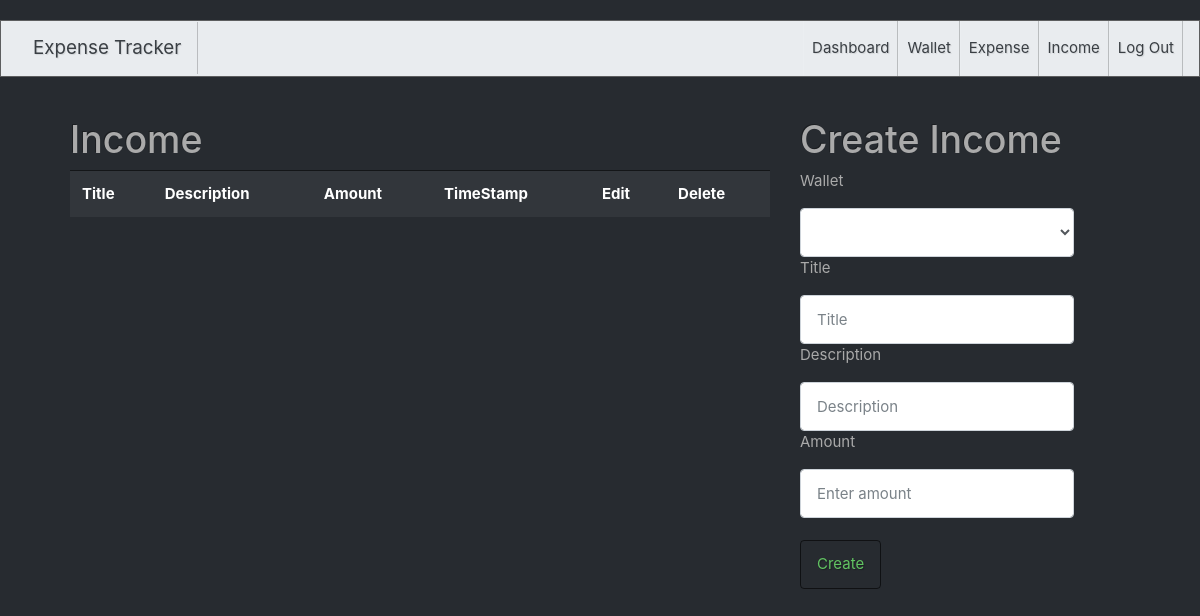
The page /income/ (signed in) on the database as committed earlier.
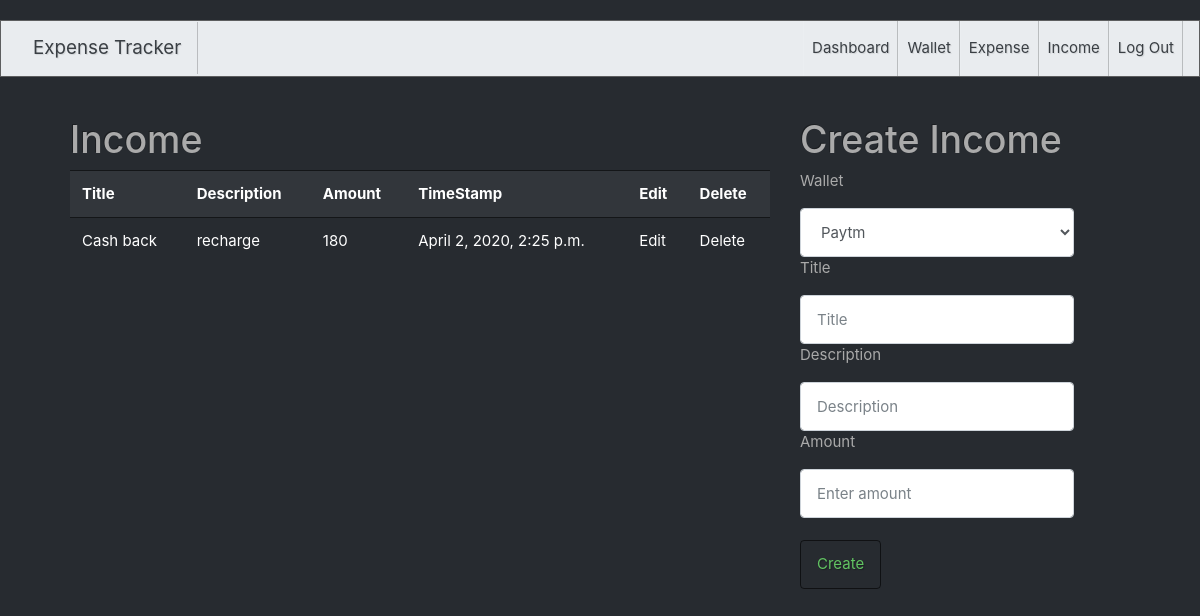
The same page on the database as committed later.
### tracker/models.py (models this page shows, shortened)
class Income(models.Model):
    title= models.CharField(max_length = 100 )
    description=models.TextField()
    Amount =models.IntegerField()
    timestamp =models.DateTimeField(auto_now=True)
    user=models.ForeignKey(User,on_delete=models.CASCADE,null=True,blank=True)
    wallet=models.ForeignKey(Wallet,on_delete=models.CASCADE,null=True,blank=True)

### tracker/views.py (the view)
# urls.py: path('income/',get_all_income),
def get_all_income(request):
    user=request.user
    all_wallet=Wallet.objects.filter(user=user)
    all_income=Income.objects.filter(user=user)
    return render(request,"income.html",{"income":all_income,"wallet":all_wallet})

### tracker/templates/income.html (shortened to what this page needs)
{% extends 'bootswatch.html' %}
{% block body %}
<div class="container" style="display: flex; width: 100%;padding: 20px;">
    <div style="margin-right: 30px;">
        <h1>Income</h1>
       <table class="table table-striped" style="width: 700px;">
           <tr>
               <th>Title</th>
               <th>Description</th>
               <th>Amount</th>
               <th>TimeStamp</th>
               <th>Edit</th>
               <th>Delete</th>
           </tr>
       {% for inc in income %}
           <tr>
               <td>{{inc.title}}</td>
               <td>{{inc.description}}</td>
               <td>{{inc.Amount}}</td>
               <td>{{inc.timestamp}}</td>
               <td><a href="/edit_income/{{inc.id}}/">Edit</a></td>
               <td><a href="/delete_income/{{inc.id}}/">Delete</a></td>
           </tr>
       {% endfor %}
       </table>
    </div>
<div style="max-width: 300px;">
    <h1>Create Income</h1>
    <form action="/create_income/" method="post" class="form-group">
     <p>Wallet</p>
     <select name="wallet" class="form-control">
         {% for wal in wallet %}
         <option value="{{wal.id}}">{{wal.name}}</option>
         {% endfor %}
     </select>
     <p>Title</p>
     <input type="text" name="title" placeholder="Title" class="form-control">
     <p>Description</p>
     <input type="text" name="description" placeholder="Description" class="form-control">
     <p>Amount</p>
     <input type="number" name="amount" placeholder="Enter amount" class="form-control" >
     <br>
     <button type="submit" class="btn btn-outline-success">Create</button>
     </form>
</div>
</div>
{% endblock %}

Rows that differ between the two databases and show on the page:
added Income: title "Cash back", description "recharge", Amount "180", timestamp "April 2, 2020, 2:25 p.m."
Other text that changed with them:
form field wallet: (not shown) → "Paytm"
